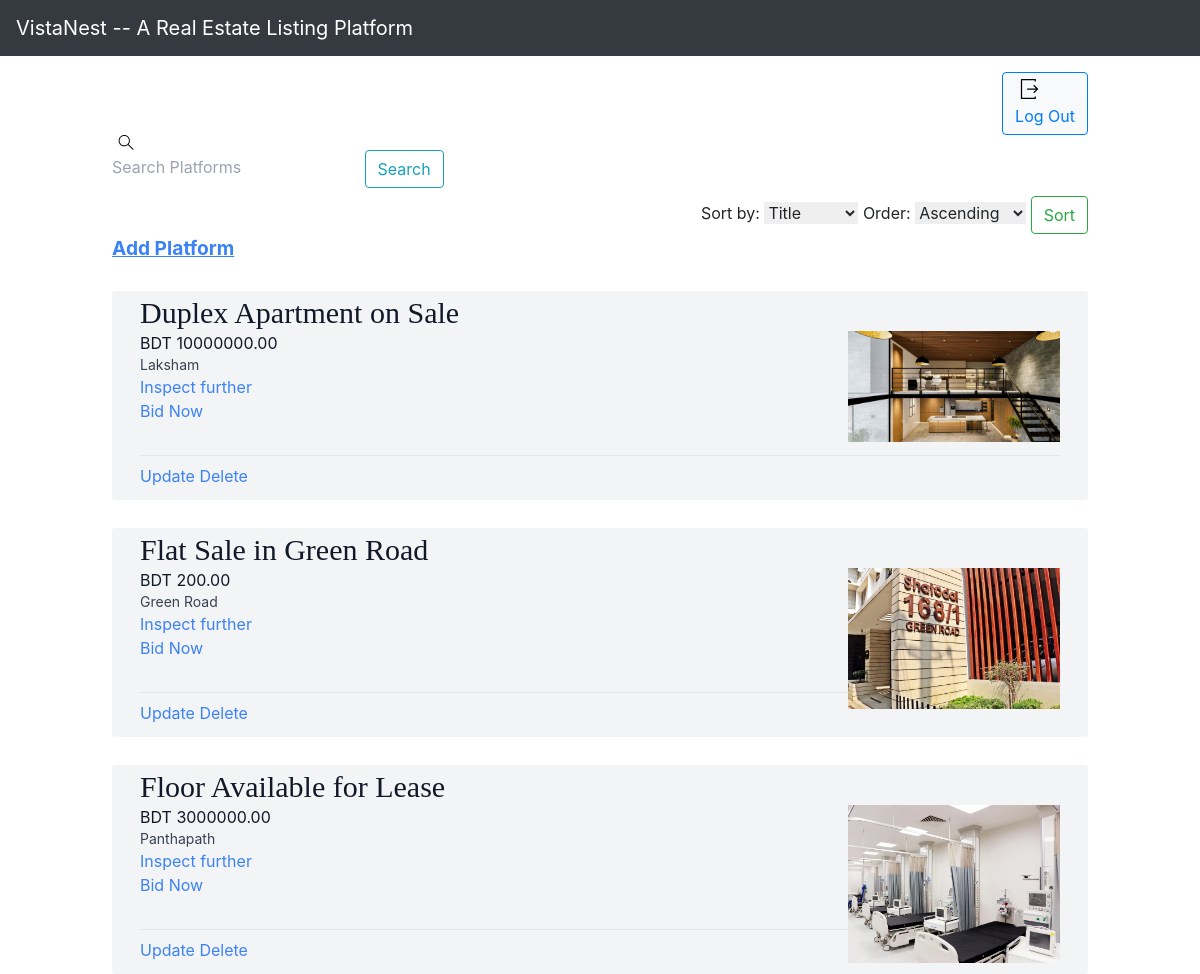
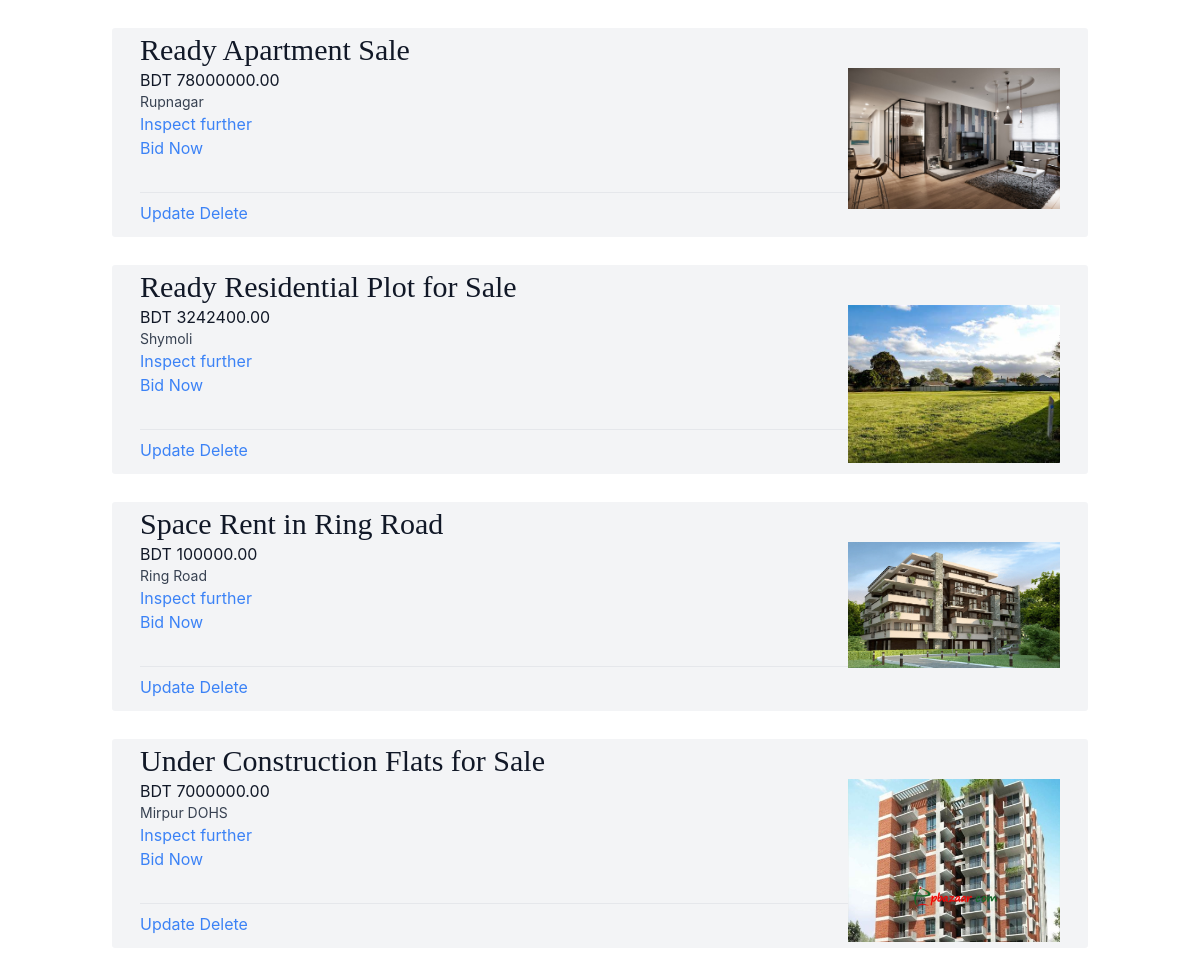
Page /home (signed in) on the committed database (2 pictures, top to bottom).
### platforms/models.py (models this page shows)
class Platform(models.Model):
    property_type_choices = [
        ('Residential', 'Residential'),
        ('Commercial', 'Commercial'),
        ('Land', 'Land'),
        ('Industrial', 'Industrial'),
        ('Special Purpose', 'Special Purpose')
    ]
    owner_contact_number = models.CharField(max_length=15, blank=True, null=True)
    title = models.CharField(max_length=100)
    description = models.TextField(default="This Property is mindblowing!")
    property_type = models.CharField(max_length=20, choices=property_type_choices)
    price = models.DecimalField(max_digits=10, decimal_places=2)
    size_sqft = models.PositiveIntegerField()
    year_built = models.PositiveIntegerField()
    location = models.CharField(max_length=100)
    city = models.CharField(max_length=50)
    country = models.CharField(max_length=50)
    listed_date = models.DateField(auto_now_add=True)
    image = models.ImageField(default='houses.png', blank=True)
    def __str__(self):
        return f"{self.title} in {self.location}"

### mysite/views.py (the view)
# urls.py: 2. Add a URL to urlpatterns:  path('', views.home, name='home')
@login_required(login_url='login')
def home(request):
    platform = Platform.objects.all()
    print('>>>>>>>>>>>>',Bid.objects.filter(property = platform[0]))
    for i in platform:
        sort_by = request.GET.get('sort_by', 'title')  # Default sort by 'title'
        sort_order = request.GET.get('sort_order', 'asc')  # Default sort order is ascending
        if sort_order == 'desc':
            sort_by = f'-{sort_by}'
        platform = Platform.objects.all().order_by(sort_by)
    return render(request, 'home.html', {
        "platform": platform, 'platform_bids': None,
    })

### platforms/models.py (called while the page is built)
    def __str__(self):
        return f"Bid of {self.amount} on {self.property} by {self.user}"

### templates/home.html (shortened to what this page needs)
<!DOCTYPE html>
<html lang="en">
<head>
    <link rel="stylesheet" href="https://stackpath.bootstrapcdn.com/bootstrap/4.3.1/css/bootstrap.min.css">
    <link rel="stylesheet" href="https://use.fontawesome.com/releases/v5.8.1/css/all.css">
</head>
<body>
<div class="tw-bg-red-500">
   <nav class="navbar navbar-expand-md navbar-dark bg-dark fixed-top">
    <a class="navbar-brand" href="home">VistaNest -- A Real Estate Listing Platform</a>
</nav>
<br> <br>
    <div class="tailwind-section tw-p-4">
      <script src="https://cdn.tailwindcss.com?data-tw-prefix=tw-"></script>
<div class="mx-auto max-w-5xl px-4 py-4">
    {% block content %}
<h2 align="right">
    <a href="{% url 'logout' %}"
       class="text-teal-300;
       btn btn-light
        btn btn-outline-primary"
       style = "font-size:100%
       font-family:Cambria;"
       class="dropdown-link">
    Log Out</a>
</h2>
    <div class="roomList">
     <p align= "left"
   >
        <form action="{% url 'search' %}" method="GET" class="header__search">
          <label>
            <input type="text" name="query" placeholder="Search Platforms" />
              <button type="submit" class="btn btn-outline-info" >Search</button>
          </label>
        </form>
  </p>
<form action="{% url 'home' %}" method="GET" align = "right">
    <label for="sort_by">Sort by:</label>
    <select name="sort_by" id="sort_by">
        <option value="title">Title</option>
    </select>
     <label for="sort_order">Order:</label>
    <select name="sort_order" id="sort_order">
        <option value="asc">Ascending</option>
    </select>
    <button type="submit" class= " btn btn-outline-success">Sort</button>
</form>
  <a href="{% url 'add-platform' %}" class="text-blue-500"  style="font-size: 120%;" >
<u><b>
        Add Platform
</b> </u> </a>
      </div>
{% for i in platform %}
<br>
<div class="mt-1 px-7 py-1 bg-gray-100 rounded-sm">
    <h3 style = font-family:Perpetua; class="text-3xl text-gray-900">{{ i.title }}</h3>
    <img src="{{ i.image.url }}" alt="{{ i.title }}" align = "right" style="max-width: 23%; height: 20%;">
    <p class="text-gray-900">BDT {{ i.price }}</p>
    <p class="text-gray-700 text-sm">{{ i.location }}</p>
    <a href="{% url 'details' i.id %}" class="text-blue-500">Inspect further</a> <br>
        <a href="{% url 'place_bid' i.id %}" class="text-blue-500">Bid Now</a>
<br> <br>
    {% if request.user.is_staff %}
    <div class="mt-2 py-2 border-t border-gray-200">
        <a href="{% url 'update-platform' i.id %}" class="text-blue-500">Update</a>
       <a href="{% url 'delete-platform' i.id %}" class="text-blue-500">Delete</a> <br>
    </div>
    {% endif %}
</div>
        {% endfor %} <br>
    {% endblock content %}
</div>
</div>
    </div>
</body>
</html>

### rows in the picture
Platform: title "Duplex Apartment on Sale", image (picture), price "10000000.00", location "Laksham"
Platform: title "Flat Sale in Green Road", image (picture), price "200.00", location "Green Road"
Platform: title "Floor Available for Lease", image (picture), price "3000000.00", location "Panthapath"
Platform: title "Ready Apartment Sale", image (picture), price "78000000.00", location "Rupnagar"
Platform: title "Ready Residential Plot for Sale", image (picture), price "3242400.00", location "Shymoli"
Platform: title "Space Rent in Ring Road", image (picture), price "100000.00", location "Ring Road"
Platform: title "Under Construction Flats for Sale", image (picture), price "7000000.00", location "Mirpur DOHS"
